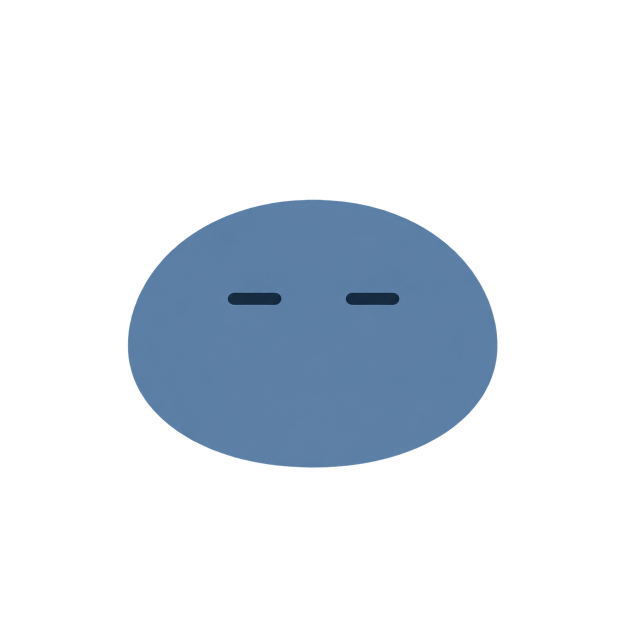
#> input picture art/raw/taeo/sol_minimal_neutral_v001.png, 1254 x 1254 px (shown at 1/2 size)
$ python verify_v001.py
#> lines starting #> are read from the running program, lines starting #| are printed output that depends on the picture
"""Read-only pixel/file checks for the single Taeo delivery; writes a JSON report."""
from collections import Counter
import hashlib
import json
from pathlib import Path
import struct

from PIL import Image, ImageChops

root = Path(__file__).resolve().parents[4]
review = Path(__file__).resolve().parent
stem = 'sol_minimal_neutral_v001'
raw_path = root / 'art/raw/taeo' / (stem + '.png')
png_path = root / 'art/export/taeo' / (stem + '.png')
ase_path = root / 'art/source/taeo' / (stem + '.aseprite')
raw, png = Image.open(raw_path), Image.open(png_path)
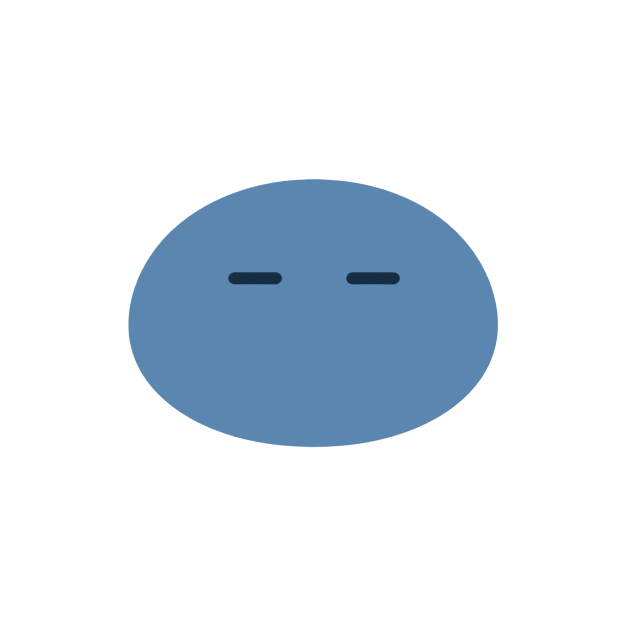
#> input picture art/export/taeo/sol_minimal_neutral_v001.png, 1254 x 1254 px (shown at 1/2 size)
#> raw is the input picture: PIL image 1254x1254 RGBA; mean R, G, B, A 18.4, 25.3, 33.3, 50.6
#> png is the input picture: PIL image 1254x1254 RGBA; mean R, G, B, A 18.1, 26.7, 34.9, 50.8
body = Image.open(review / (stem + '_body.png'))
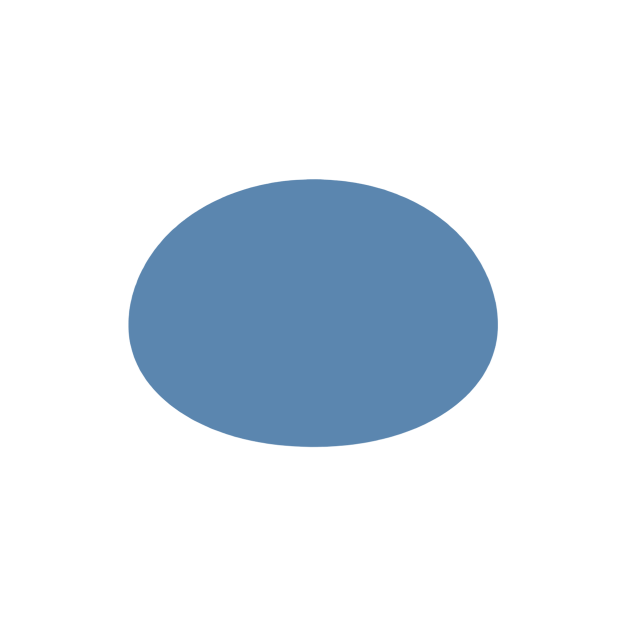
#> input picture art/review/taeo/sol_minimal/sol_minimal_neutral_v001_body.png, 1254 x 1254 px (shown at 1/2 size)
#> body is the input picture: PIL image 1254x1254 RGBA; mean R, G, B, A 18.3, 26.9, 35.2, 50.8
eyes = Image.open(review / (stem + '_eyes.png'))
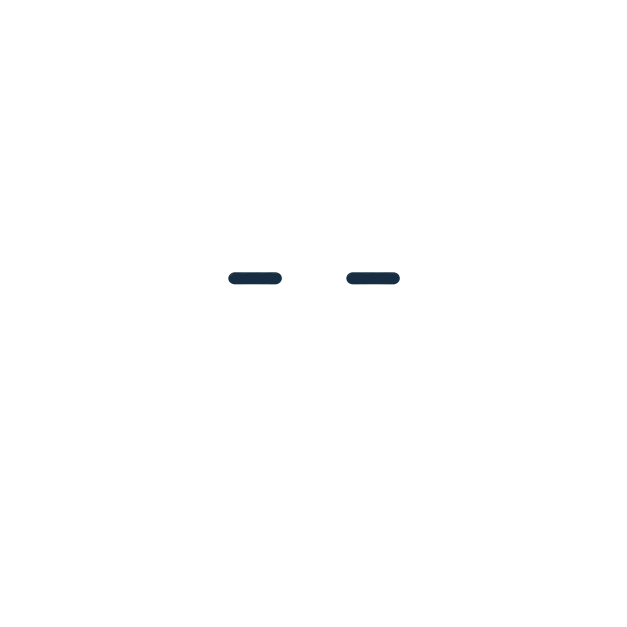
#> input picture art/review/taeo/sol_minimal/sol_minimal_neutral_v001_eyes.png, 1254 x 1254 px (shown at 1/2 size)
#> eyes is the input picture: PIL image 1254x1254 RGBA; mean R, G, B, A 0.1, 0.1, 0.2, 0.8
assert raw.mode == png.mode == body.mode == eyes.mode == 'RGBA'
assert raw.size == png.size == body.size == eyes.size == (1254, 1254)
body_rgb, eye_rgb = (91, 134, 175), (23, 45, 66)
#> (the run stopped early here; a loop or call above may not have finished)
